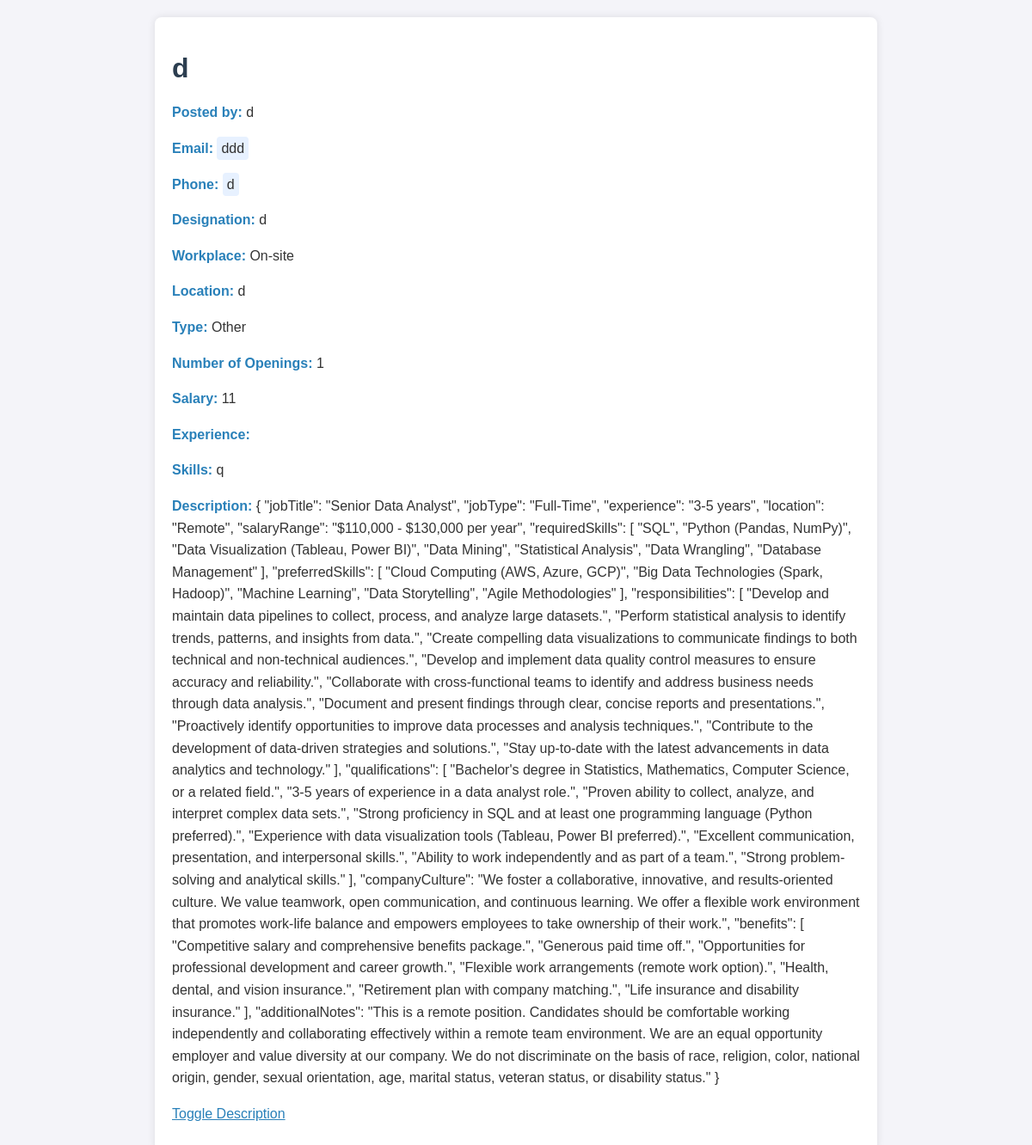
The page /company_app/card/100/ on the database its author committed.
### company_app/models.py (models this page shows, shortened)
class Job(models.Model):
    Workplace_type=[
        ('On-site','On-site'),
        ('Hybrid','Hybrid'),
        ('Remote','Remote'),
    ]
    job_type = [
    ('Full-time', 'Full-time'),
    ('Part-time', 'Part-time'),
    ('Contract', 'Contract'),
    ('Temporary', 'Temporary'),
    ('Other', 'Other'),
    ('Volunteer', 'Volunteer'),
    ('Internship', 'Internship'),
]
    jobpost_name = models.CharField(max_length=255)
    jobpost_phoneno = models.CharField(max_length=255)
    jobpost_email = models.CharField(max_length=255)
    jobpost_designation = models.CharField(max_length=255)
    job_title = models.CharField(max_length=255)
    job_workplace = models.CharField(max_length=255 , choices=Workplace_type)
    job_location = models.CharField(max_length=255)
    job_type = models.CharField(max_length=255 , choices=job_type)
    job_no_opening = models.CharField(max_length=255)
    job_salary  = models.CharField(max_length=255)
    job_experience = models.CharField(max_length=25, blank=True)
    job_skills=models.CharField(max_length=255)
    description = models.TextField()
    company = models.ForeignKey(Company, on_delete=models.CASCADE, related_name='jobs')
    unique_number = models.CharField(default="0",max_length=255,null=True)

### company_app/views.py (the view)
# urls.py: path('card/<unique_number>/', views.card_detail, name='card_detail'),
def card_detail(request, unique_number):
    job = get_object_or_404(Job, unique_number=unique_number)
    return render(request, 'card_detail.html', {'job': job})

### company_app/templates/card_detail.html (shortened to what this page needs)
<!DOCTYPE html>
<html lang="en">
<head>
</head>
<body>
    <div class="container">
        <h1>{{ job.job_title }}</h1>
        <p><strong>Posted by:</strong> {{ job.jobpost_name }}</p>
        <p><strong>Email:</strong> <span class="highlight">{{ job.jobpost_email }}</span></p>
        <p><strong>Phone:</strong> <span class="highlight">{{ job.jobpost_phoneno }}</span></p>
        <p><strong>Designation:</strong> {{ job.jobpost_designation }}</p>
        <p><strong>Workplace:</strong> {{ job.job_workplace }}</p>
        <p><strong>Location:</strong> {{ job.job_location }}</p>
        <p><strong>Type:</strong> {{ job.job_type }}</p>
        <p><strong>Number of Openings:</strong> {{ job.job_no_opening }}</p>
        <p><strong>Salary:</strong> {{ job.job_salary }}</p>
        <p><strong>Experience:</strong> {{ job.job_experience }}</p>
        <p><strong>Skills:</strong> {{ job.job_skills }}</p>
        <p><strong>Description:</strong> <span id="description">{{ job.description }}</span></p>
        <p class="toggle-description" onclick="toggleDescription()">Toggle Description</p>
    </div>
</body>
</html>

### company_app/templates/card_detail.html (style rules this page uses)
body { font-family: Arial, sans-serif; margin: 0; padding: 0; background-color: #f4f4f9; color: #333; }
.container { max-width: 800px; margin: 20px auto; padding: 20px; background-color: #fff; box-shadow: 0 0 10px rgba(0, 0, 0, 0.1); border-radius: 8px; }
h1 { color: #2c3e50; margin-bottom: 20px; }
p { line-height: 1.6; margin-bottom: 10px; }
strong { color: #2980b9; }
.highlight { background-color: #e7f1ff; padding: 5px; border-radius: 4px; }
.toggle-description { cursor: pointer; color: #2980b9; text-decoration: underline; }

### rows shown on the page
Job: job_title "d", jobpost_name "d", jobpost_email "ddd", jobpost_phoneno "d", jobpost_designation "d", job_workplace "On-site", job_location "d", job_type "Other", job_no_opening "1", job_salary "11", job_skills "q", description "{ \"jobTitle\": \"Senior Data Analyst\", \"jobType\": \"Full-Time\", \"experience\": \"3-5 years\", \"location\": \"Remote\", \"salaryRange\": \"$110,000 - $130,000 per year\", \"requiredSkills\": [ \"SQL\", \"Python (Pandas, NumPy)\", \"Data Visualization (Tableau, Power BI)\", \"Data Mining\", \"Statistical Analysis\", \"Data Wrangling\", \"Database Management\" ], \"preferredSkills\": [ \"Cloud Computing (AWS, Azure, GCP)\", \"Big Data Technologies (Spark, Hadoop)\", \"Machine Learning\", \"Data Storytelling\", \"Agile Methodologies\" ], \"responsibilities\": [ \"Develop and maintain data pipelines to collect, process, and analyze large datasets.\", \"Perform statistical analysis to identify trends, patterns, and insights from data.\",…"
